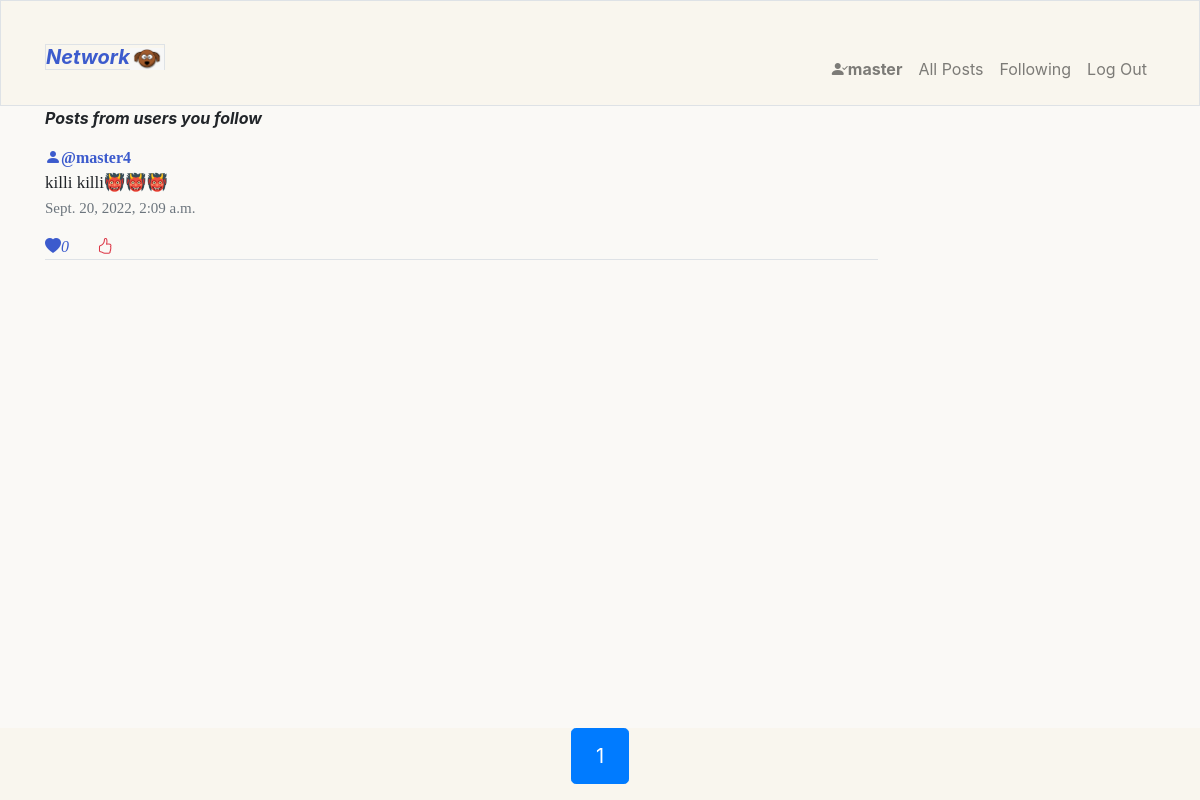
The app's page /following/page/1 (signed in), older data.
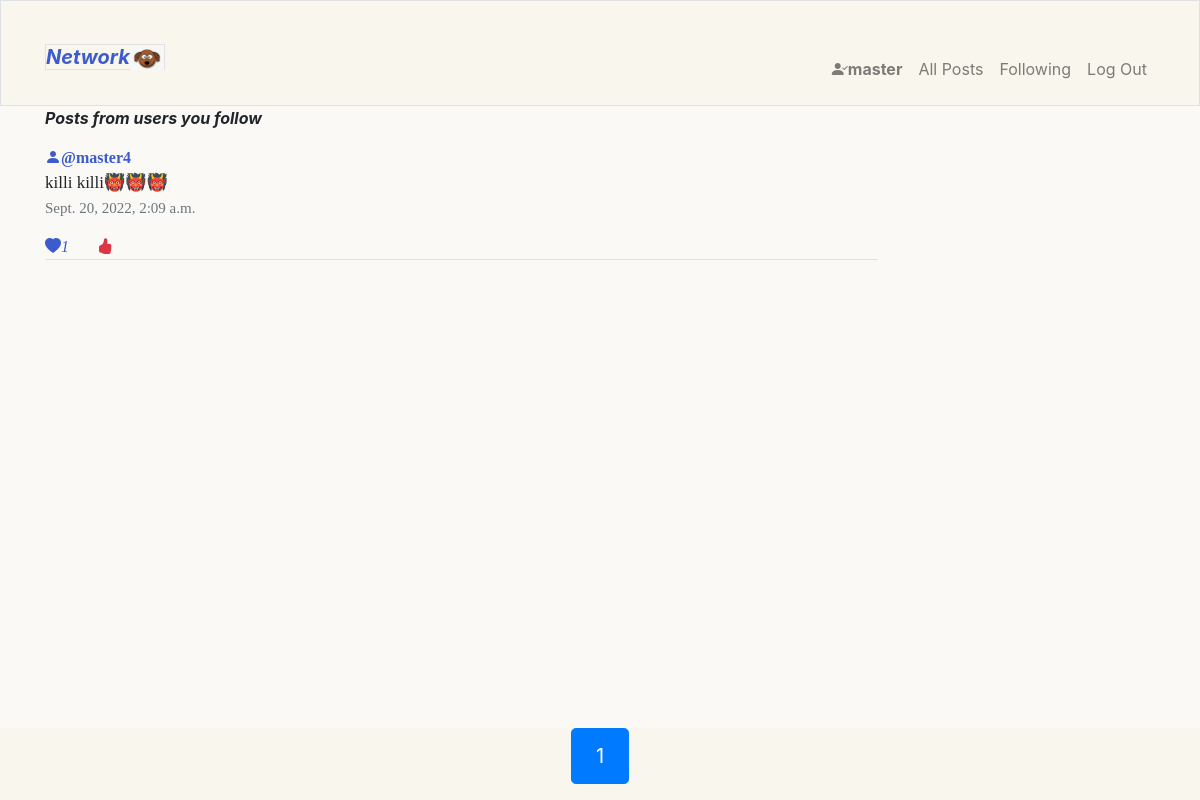
The same page, newer data.
### network/models.py (models this page shows, shortened)
class Post(models.Model):
    content = models.CharField(max_length=200)
    likes = models.IntegerField(default=0)
    created = models.DateTimeField(auto_now_add=True)
    user = models.ForeignKey(User,on_delete=models.CASCADE,related_name="post_created")

class User(AbstractUser):
    followers_number = models.IntegerField(default=0)
    following_number = models.IntegerField(default=0)
    joined = models.DateField(auto_now=True)

### network/views.py (the view)
# urls.py: path("following/page/<int:page_num>",views.following,name="following"),
@login_required
def following(request,page_num):
    if not  request.user.is_authenticated:
        return render(request,"network/login.html",{
            "error":"Session expired ,Login again"
        })
    users_following = Following.objects.filter(user=request.user)
    user_likes  = Likes.objects.filter(user=request.user)
    user_liked_post = [x.liked_posts for x in user_likes]
    user_set = [user.following for user in users_following]
    following_post = Post.objects.filter(user__in= user_set).order_by("-created")
    pages = Paginator(following_post,10)
    if page_num > pages.num_pages:
            return HttpResponseRedirect(reverse("index"))
    if not  request.user.is_authenticated:
        return render(request,"network/index.html",{
            "error":"Session expired ,Login again"
        })
    try:
        current_page = pages.get_page(page_num)
        return render(request,"network/following.html",{
            "current_page":current_page,
             "liked_posts":user_liked_post
        })
    except Exception as e:
        return HttpResponseRedirect(reverse("index"))

### network/templates/network/following.html (shortened to what this page needs)
{% extends 'network/layout.html' %}
{% block body %}
    <p class=""><strong class= "display-5 font-italic fw-bolder">Posts from users you follow</strong> </p>
    <div class=" border-primary posts" >
        {% for post in current_page %}
        <div class=" mt-3  border-bottom w-75">
            <a class=" " href=" {% url 'profile' post.user.id 1%}"><i class="bi bi-person-fill  blue-color-tone"></i><strong class=" blue-color-tone">@{{ post.user.username }}</strong></a>
            <div id="post-{{post.id}}-div">
                <p class="post-content-{{post.id}} text-break post-content ">{{post.content|linebreaksbr}}</p>
                <p class="date text-muted ">{{post.created}}</p>
            </div>
            {% if post  in liked_posts%}
                <a ><i class="bi bi-heart-fill blue-color-tone" id="like-{{post.id}}">{{post.likes}}</i>    <a href="" class="mx-4 text-danger like-btn" data-id ="{{post.id}}"  data-action="false"><i class="bi bi-hand-thumbs-up-fill"></i></a>
            {% else %}
                <a ><i class="bi bi-heart-fill blue-color-tone" id="like-{{post.id}}">{{post.likes}}</i>    <a href="" class="mx-4 text-danger like-btn" data-id ="{{post.id}}"  data-action="true"><i class="bi bi-hand-thumbs-up"></i></a>
            {% endif %}
        </div>
        {%empty%}
        Nothig To See Here
        {% endfor %}
    <div class="p-5"></div>
{% endblock body %}
{% block footer %}
    <div class="">
        <nav aria-label="..." class= "fixed-bottom  d-flex justify-content-center ">
            <ul class="pagination pagination-lg">
            <li class="page-item active" aria-current="page">
                <span class="page-link">
                {{current_page.number}}
                </span>
            </li>
            </ul>
        </nav>
    </div>
{% endblock footer %}

Row changes from the older to the newer data that the page shows:
changed Post "killi killi👹👹👹": likes "0" → "1"
